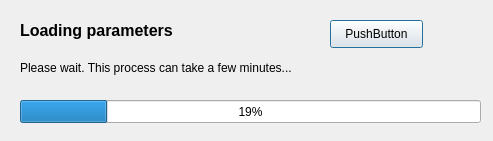
<?xml version="1.0" encoding="UTF-8"?>
<ui version="4.0">
 <class>Dialog</class>
 <widget class="QDialog" name="Dialog">
  <property name="geometry">
   <rect>
    <x>0</x>
    <y>0</y>
    <width>493</width>
    <height>141</height>
   </rect>
  </property>
  <property name="windowTitle">
   <string>Dialog</string>
  </property>
  <widget class="QProgressBar" name="progressBar">
   <property name="geometry">
    <rect>
     <x>20</x>
     <y>100</y>
     <width>461</width>
     <height>23</height>
    </rect>
   </property>
   <property name="maximum">
    <number>126</number>
   </property>
   <property name="value">
    <number>24</number>
   </property>
  </widget>
  <widget class="QLabel" name="label">
   <property name="geometry">
    <rect>
     <x>20</x>
     <y>10</y>
     <width>221</width>
     <height>41</height>
    </rect>
   </property>
   <property name="font">
    <font>
     <pointsize>12</pointsize>
     <weight>75</weight>
     <bold>true</bold>
    </font>
   </property>
   <property name="text">
    <string>Loading parameters</string>
   </property>
  </widget>
  <widget class="QLabel" name="label_2">
   <property name="geometry">
    <rect>
     <x>20</x>
     <y>60</y>
     <width>331</width>
     <height>16</height>
    </rect>
   </property>
   <property name="text">
    <string>Please wait. This process can take a few minutes...</string>
   </property>
  </widget>
  <widget class="QPushButton" name="pushButton">
   <property name="geometry">
    <rect>
     <x>330</x>
     <y>20</y>
     <width>93</width>
     <height>28</height>
    </rect>
   </property>
   <property name="text">
    <string>PushButton</string>
   </property>
  </widget>
 </widget>
 <resources/>
 <connections/>
</ui>
